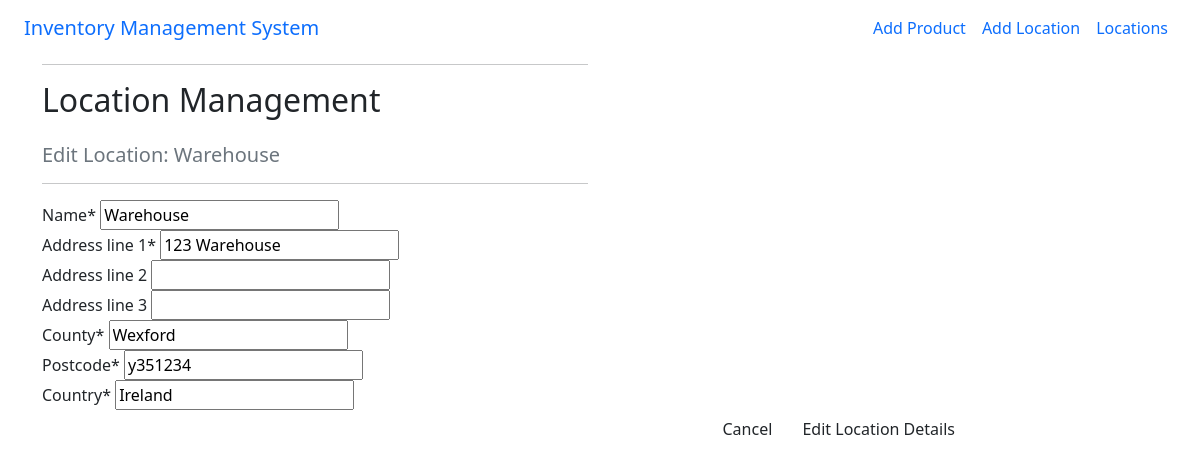
/edit-location/2/, run on the app's committed database.
### products/models.py (models this page shows, shortened)
class Location(models.Model):
    name = models.CharField(max_length=254)
    address_line_1 = models.CharField(max_length=254)
    address_line_2 = models.CharField(max_length=254, null=True, blank=True)
    address_line_3 = models.CharField(max_length=254, null=True, blank=True)
    county = models.CharField(max_length=254, default='county')
    postcode = models.CharField(max_length=254, default='postcode')
    country = models.CharField(max_length=254, default='country')

### products/views.py (the view)
# urls.py: path('edit-location/<int:location_id>/', views.edit_location, name='edit_location'),
def edit_location(request, location_id):
    location = get_object_or_404(Location, pk=location_id)
    location_form = LocationForm(instance=location)
    if request.method == 'POST':
        location_form = LocationForm(request.POST, request.FILES, instance=location)
        if location_form.is_valid():
            location_form.save()
            print('location updated successfully')
            return redirect(reverse('locations'))
    template = 'products/edit-location.html'
    context={
            'location_form': location_form,
            'location': location,
            }
    return render(request, template, context)

### products/forms.py
class LocationForm(forms.ModelForm):
    class Meta:
        model = Location
        fields = '__all__'

### products/templates/products/edit-location.html (shortened to what this page needs)
{% extends "base.html" %}
{% load static %}
{% load crispy_forms_tags %}
{% block content %}
    <div class="container">
        <div class="row">
            <div class="col-12 col-md-6">
                <hr>
                <h2 class="logo-font mb-4">Location Management</h2>
                    <h5 class="text-muted">Edit Location: {{ location.name }}</h5>
                <hr>
            </div>
        </div>
        <div class="row">
            <div class="col-12 col-md-10">
                <form method="POST" action="{% url 'edit_location' location.id %}" class="form mb-2" enctype="multipart/form-data">
                    {{ location_form | crispy }}
                    <div class="text-end">
                        <a href="{% url 'home' %}" class="btn btn-grey-outline rounded">Cancel</a>
                        <input class="btn btn-grey rounded" type="submit" value="Edit Location Details"></input>
                    </div>
                </form>
            </div>
        </div>
    </div>
{% endblock %}

### data on the page
Location: name "Warehouse", address_line_1 "123 Warehouse", county "Wexford", postcode "y351234", country "Ireland"
